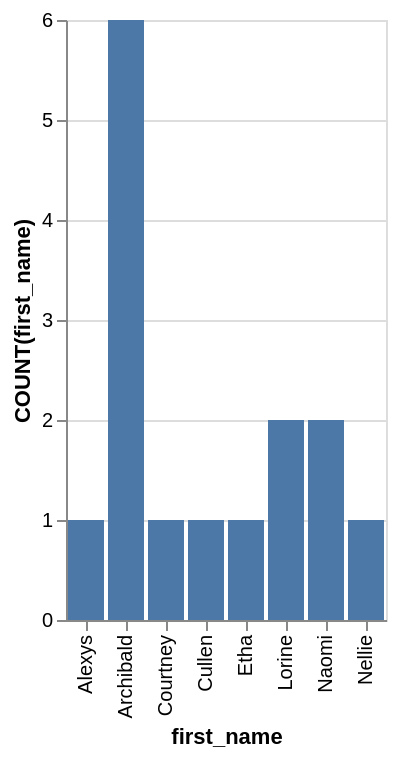

Source (Vega-Lite JSON):
### Vega-Lite specification from a JSON file in a GitHub repository (floating-point values rounded to 4 significant figures)
{"data": {"values": [{"x_data": "Alexys", "y_data": 1}, {"x_data": "Archibald", "y_data": 6}, {"x_data": "Courtney", "y_data": 1}, {"x_data": "Cullen", "y_data": 1}, {"x_data": "Etha", "y_data": 1}, {"x_data": "Lorine", "y_data": 2}, {"x_data": "Naomi", "y_data": 2}, {"x_data": "Nellie", "y_data": 1}]}, "mark": "bar", "encoding": {"x": {"field": "x_data", "type": "nominal", "title": "first_name", "sort": "ascending"}, "y": {"field": "y_data", "type": "quantitative", "title": "COUNT(first_name)"}}}
